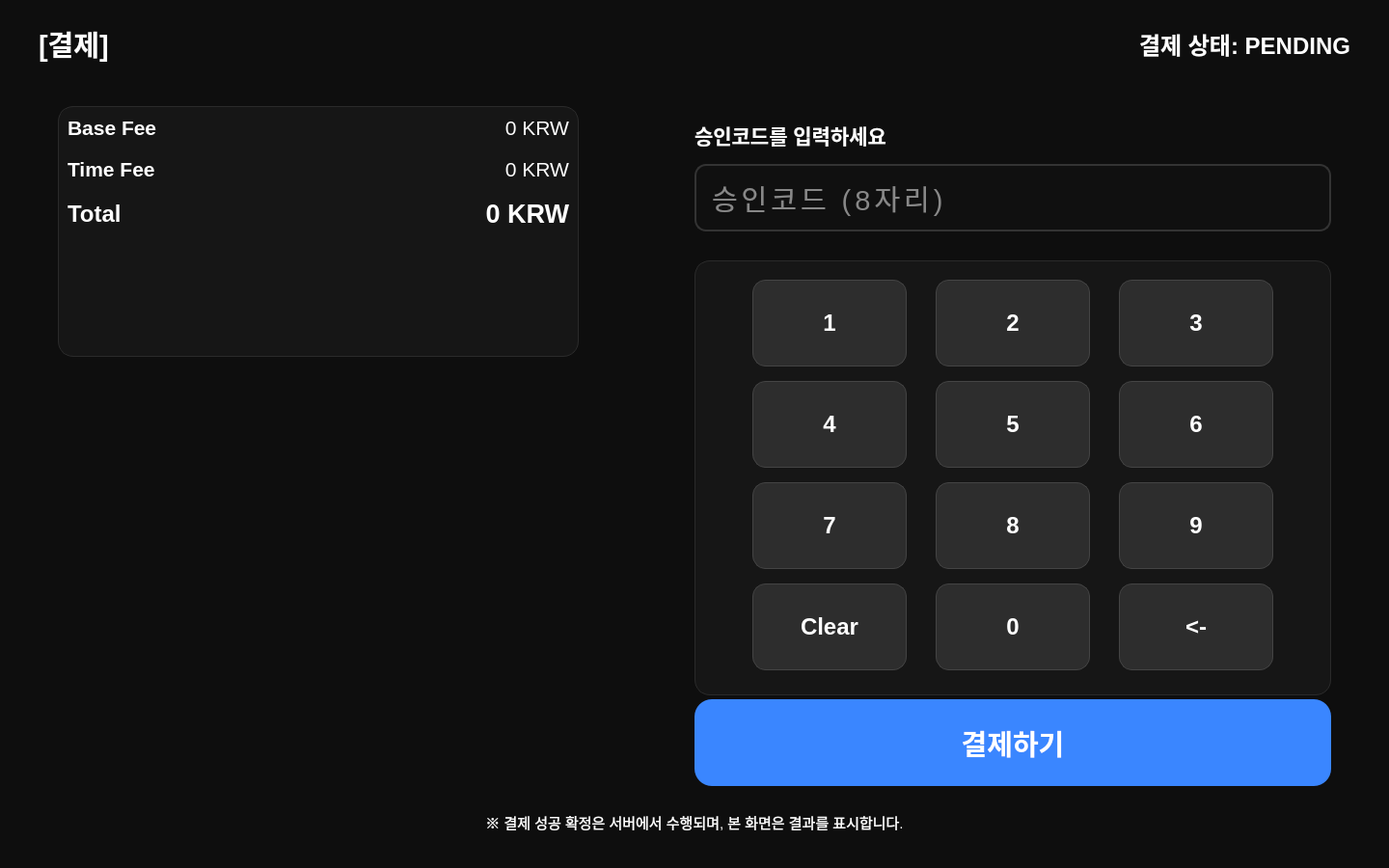
<?xml version="1.0" encoding="UTF-8"?>
<ui version="4.0">
  <class>PaymentPage</class>
  <widget class="QWidget" name="PaymentPage">
    <property name="geometry">
      <rect>
        <x>0</x>
        <y>0</y>
        <width>1440</width>
        <height>900</height>
      </rect>
    </property>

    <property name="sizePolicy">
      <sizepolicy hsizetype="Fixed" vsizetype="Fixed">
        <horstretch>0</horstretch>
        <verstretch>0</verstretch>
      </sizepolicy>
    </property>

    <property name="minimumSize">
      <size>
        <width>1440</width>
        <height>900</height>
      </size>
    </property>

    <property name="maximumSize">
      <size>
        <width>1440</width>
        <height>900</height>
      </size>
    </property>

    <property name="windowTitle">
      <string>결제</string>
    </property>

    <property name="styleSheet">
      <string notr="true">
        QWidget#PaymentPage { background-color: #0E0E0E; }
        QLabel { color: #FFFFFF; }
        QFrame#frame_fee, QFrame#frame_keypad {
          background-color: #161616;
          border: 1px solid #2A2A2A;
          border-radius: 16px;
        }
        QLineEdit#edit_code {
          background-color: #101010;
          color: #FFFFFF;
          border: 2px solid #333333;
          border-radius: 12px;
          padding: 10px 14px;
          font-size: 22pt;
          letter-spacing: 4px;
        }
        QPushButton {
          background-color: #2D2D2D;
          color: #FFFFFF;
          border: 1px solid #444444;
          border-radius: 14px;
          font-size: 18pt;
          font-weight: bold;
        }
        QPushButton:pressed { background-color: #3A3A3A; }
        QPushButton#btn_pay {
          background-color: #3A86FF;
          border: none;
          border-radius: 18px;
          font-size: 22pt;
        }
        QPushButton#btn_pay:disabled {
          background-color: #1F1F1F;
          color: #777777;
        }
      </string>
    </property>

    <!-- Title -->
    <widget class="QLabel" name="label_title">
      <property name="geometry">
        <rect>
          <x>40</x>
          <y>25</y>
          <width>400</width>
          <height>40</height>
        </rect>
      </property>
      <property name="font">
        <font>
          <pointsize>22</pointsize>
          <bold>true</bold>
        </font>
      </property>
      <property name="text">
        <string>[결제]</string>
      </property>
    </widget>

    <!-- State -->
    <widget class="QLabel" name="label_state">
      <property name="geometry">
        <rect>
          <x>980</x>
          <y>25</y>
          <width>420</width>
          <height>40</height>
        </rect>
      </property>
      <property name="font">
        <font>
          <pointsize>18</pointsize>
          <bold>true</bold>
        </font>
      </property>
      <property name="text">
        <string>결제 상태: PENDING</string>
      </property>
      <property name="alignment">
        <set>Qt::AlignRight|Qt::AlignTrailing|Qt::AlignVCenter</set>
      </property>
    </widget>

    <!-- Fee -->
    <widget class="QFrame" name="frame_fee">
      <property name="geometry">
        <rect>
          <x>60</x>
          <y>110</y>
          <width>540</width>
          <height>260</height>
        </rect>
      </property>
      <property name="frameShape">
        <enum>QFrame::StyledPanel</enum>
      </property>
      <property name="frameShadow">
        <enum>QFrame::Raised</enum>
      </property>

      <layout class="QFormLayout" name="formLayout">
        <property name="horizontalSpacing">
          <number>24</number>
        </property>
        <property name="verticalSpacing">
          <number>18</number>
        </property>

        <item row="0" column="0">
          <widget class="QLabel" name="label_base_title">
            <property name="font">
              <font>
                <pointsize>16</pointsize>
                <bold>true</bold>
              </font>
            </property>
            <property name="text">
              <string>Base Fee</string>
            </property>
          </widget>
        </item>

        <item row="0" column="1">
          <widget class="QLabel" name="label_base_fee">
            <property name="minimumSize">
              <size>
                <width>240</width>
                <height>0</height>
              </size>
            </property>
            <property name="font">
              <font>
                <pointsize>16</pointsize>
              </font>
            </property>
            <property name="text">
              <string>0 KRW</string>
            </property>
            <property name="alignment">
              <set>Qt::AlignRight|Qt::AlignTrailing|Qt::AlignVCenter</set>
            </property>
          </widget>
        </item>

        <item row="1" column="0">
          <widget class="QLabel" name="label_time_title">
            <property name="font">
              <font>
                <pointsize>16</pointsize>
                <bold>true</bold>
              </font>
            </property>
            <property name="text">
              <string>Time Fee</string>
            </property>
          </widget>
        </item>

        <item row="1" column="1">
          <widget class="QLabel" name="label_time_fee">
            <property name="minimumSize">
              <size>
                <width>240</width>
                <height>0</height>
              </size>
            </property>
            <property name="font">
              <font>
                <pointsize>16</pointsize>
              </font>
            </property>
            <property name="text">
              <string>0 KRW</string>
            </property>
            <property name="alignment">
              <set>Qt::AlignRight|Qt::AlignTrailing|Qt::AlignVCenter</set>
            </property>
          </widget>
        </item>

        <item row="2" column="0">
          <widget class="QLabel" name="label_total_title">
            <property name="font">
              <font>
                <pointsize>18</pointsize>
                <bold>true</bold>
              </font>
            </property>
            <property name="text">
              <string>Total</string>
            </property>
          </widget>
        </item>

        <item row="2" column="1">
          <widget class="QLabel" name="label_total_fee">
            <property name="minimumSize">
              <size>
                <width>240</width>
                <height>0</height>
              </size>
            </property>
            <property name="font">
              <font>
                <pointsize>20</pointsize>
                <bold>true</bold>
              </font>
            </property>
            <property name="text">
              <string>0 KRW</string>
            </property>
            <property name="alignment">
              <set>Qt::AlignRight|Qt::AlignTrailing|Qt::AlignVCenter</set>
            </property>
          </widget>
        </item>
      </layout>
    </widget>

    <!-- Message -->
    <widget class="QLabel" name="label_message">
      <property name="geometry">
        <rect>
          <x>720</x>
          <y>120</y>
          <width>660</width>
          <height>40</height>
        </rect>
      </property>
      <property name="font">
        <font>
          <pointsize>16</pointsize>
          <bold>true</bold>
        </font>
      </property>
      <property name="text">
        <string>승인코드를 입력하세요</string>
      </property>
      <property name="alignment">
        <set>Qt::AlignLeading|Qt::AlignLeft|Qt::AlignVCenter</set>
      </property>
    </widget>

    <!-- Code -->
    <widget class="QLineEdit" name="edit_code">
      <property name="geometry">
        <rect>
          <x>720</x>
          <y>170</y>
          <width>660</width>
          <height>70</height>
        </rect>
      </property>
      <property name="focusPolicy">
        <enum>Qt::NoFocus</enum>
      </property>
      <property name="contextMenuPolicy">
        <enum>Qt::NoContextMenu</enum>
      </property>
      <property name="maxLength">
        <number>8</number>
      </property>
      <property name="readOnly">
        <bool>true</bool>
      </property>
      <property name="placeholderText">
        <string>승인코드 (8자리)</string>
      </property>
    </widget>

    <!-- Keypad -->
    <widget class="QFrame" name="frame_keypad">
      <property name="geometry">
        <rect>
          <x>720</x>
          <y>270</y>
          <width>660</width>
          <height>451</height>
        </rect>
      </property>
      <property name="frameShape">
        <enum>QFrame::StyledPanel</enum>
      </property>
      <property name="frameShadow">
        <enum>QFrame::Raised</enum>
      </property>

      <widget class="QPushButton" name="btn_digit_1">
        <property name="geometry">
          <rect><x>60</x><y>20</y><width>160</width><height>90</height></rect>
        </property>
        <property name="text"><string>1</string></property>
      </widget>

      <widget class="QPushButton" name="btn_digit_2">
        <property name="geometry">
          <rect><x>250</x><y>20</y><width>160</width><height>90</height></rect>
        </property>
        <property name="text"><string>2</string></property>
      </widget>

      <widget class="QPushButton" name="btn_digit_3">
        <property name="geometry">
          <rect><x>440</x><y>20</y><width>160</width><height>90</height></rect>
        </property>
        <property name="text"><string>3</string></property>
      </widget>

      <widget class="QPushButton" name="btn_digit_4">
        <property name="geometry">
          <rect><x>60</x><y>125</y><width>160</width><height>90</height></rect>
        </property>
        <property name="text"><string>4</string></property>
      </widget>

      <widget class="QPushButton" name="btn_digit_5">
        <property name="geometry">
          <rect><x>250</x><y>125</y><width>160</width><height>90</height></rect>
        </property>
        <property name="text"><string>5</string></property>
      </widget>

      <widget class="QPushButton" name="btn_digit_6">
        <property name="geometry">
          <rect><x>440</x><y>125</y><width>160</width><height>90</height></rect>
        </property>
        <property name="text"><string>6</string></property>
      </widget>

      <widget class="QPushButton" name="btn_digit_7">
        <property name="geometry">
          <rect><x>60</x><y>230</y><width>160</width><height>90</height></rect>
        </property>
        <property name="text"><string>7</string></property>
      </widget>

      <widget class="QPushButton" name="btn_digit_8">
        <property name="geometry">
          <rect><x>250</x><y>230</y><width>160</width><height>90</height></rect>
        </property>
        <property name="text"><string>8</string></property>
      </widget>

      <widget class="QPushButton" name="btn_digit_9">
        <property name="geometry">
          <rect><x>440</x><y>230</y><width>160</width><height>90</height></rect>
        </property>
        <property name="text"><string>9</string></property>
      </widget>

      <widget class="QPushButton" name="btn_clear">
        <property name="geometry">
          <rect><x>60</x><y>335</y><width>160</width><height>90</height></rect>
        </property>
        <property name="text"><string>Clear</string></property>
      </widget>

      <widget class="QPushButton" name="btn_digit_0">
        <property name="geometry">
          <rect><x>250</x><y>335</y><width>160</width><height>90</height></rect>
        </property>
        <property name="text"><string>0</string></property>
      </widget>

      <widget class="QPushButton" name="btn_backspace">
        <property name="geometry">
          <rect><x>440</x><y>335</y><width>160</width><height>90</height></rect>
        </property>
        <property name="text"><string>&lt;-</string></property>
      </widget>
    </widget>

    <!-- Pay Button (single source of truth) -->
    <widget class="QPushButton" name="btn_pay">
      <property name="geometry">
        <rect>
          <x>720</x>
          <y>725</y>
          <width>660</width>
          <height>90</height>
        </rect>
      </property>
      <property name="text">
        <string>결제하기</string>
      </property>
    </widget>

    <!-- Hint -->
    <widget class="QLabel" name="label_hint">
      <property name="geometry">
        <rect>
          <x>60</x>
          <y>840</y>
          <width>1320</width>
          <height>24</height>
        </rect>
      </property>
      <property name="font">
        <font>
          <pointsize>11</pointsize>
        </font>
      </property>
      <property name="text">
        <string>※ 결제 성공 확정은 서버에서 수행되며, 본 화면은 결과를 표시합니다.</string>
      </property>
      <property name="alignment">
        <set>Qt::AlignCenter</set>
      </property>
    </widget>

  </widget>
  <resources/>
  <connections/>
</ui>
